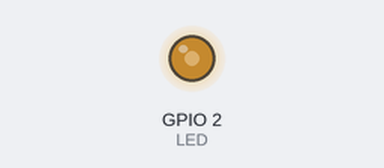
This program was run on a simulated ESP32. Parts: output pins drawn as LEDs (lit = HIGH). Nothing arrives over Bluetooth unless stated; a phone connects over Bluetooth LE 3 s after start; what the program prints to the serial monitor is not drawn.

Above: at 1.1 s.
Timing chart, 0 to 2.6 s (numbered marks = the images above):
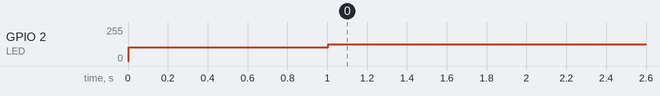

The program:

main.cpp
```cpp
// #include <rpm_tst_include.h>

/*
    Video: https://www.youtube.com/watch?v=oCMOYS71NIU
    Based on Neil Kolban example for IDF: https://github.com/nkolban/esp32-snippets/blob/master/cpp_utils/tests/BLE%20Tests/SampleNotify.cpp
    Ported to Arduino ESP32 by Evandro Copercini

   Create a BLE server that, once we receive a connection, will send periodic notifications.
   The service advertises itself as:    6E400001-B5A3-F393-E0A9-E50E24DCCA9E
   Has a characteristic of: 6E400002-B5A3-F393-E0A9-E50E24DCCA9E - used for receiving data with "WRITE"
   Has a characteristic of: 6E400003-B5A3-F393-E0A9-E50E24DCCA9E - used to send data with  "NOTIFY"

   The design of creating the BLE server is:
   1. Create a BLE Server
   2. Create a BLE Service
   3. Create a BLE Characteristic on the Service
   4. Create a BLE Descriptor on the characteristic
   5. Start the service.
   6. Start advertising.

   In this example rxValue is the data received (only accessible inside that function).
   And txValue is the data to be sent, in this example just a byte incremented every second.
*/
/*
This is an adaptation the squeezer project
*/
#include <Arduino.h>

using namespace std;

#include <seq_ESP32.h>
#define LED 2   //On Boaard LED
#define PWR_DAC1 25   //two dacs, GPIO25 and GPIO26
#define PWR_DAC0 26   //two dacs, GPIO25 and GPIO26
#define IR_sel   19   //selects IR
#define RED_sel  21   //selects RED
#define LED_out_pin   18   //selects channel for PWM out
#define LEDChannel  0 //use PWM Channel 0

int LEDfreq = 10, LEDres = 8;   //TODO for debug

void setup_LED_io(void)
{
  pinMode (IR_sel, OUTPUT);
  pinMode (RED_sel, OUTPUT);
  pinMode (LED_out_pin, OUTPUT);
  ledcAttachPin(LED_out_pin, LEDChannel);

  // task_parse.start();


  // ledcSetup(LEDChannel, LEDfreq, LEDres);
  // ledcAttachPin(LED, LEDChannel);

}


// const int LEDfreq = 40;
// const int LEDChannel = 0;
// const int LEDres = 8; //Resolution 8, 10, 12, 15

char buffer[20];

// Global variables preceded by g_
extern SeqEntry seqList[NumSeqs];     //list of up to 20?
extern Stage_Spec seq_step[2];    //[0] is RED; [1] is IR
extern uint16_t g_numbersequences;
extern Parse_Return p_ret;
extern int g_seq_n, g_step_n, g_time_scale;    //global seq and step

std::string rxValue;

// Ticker timer1(printMessage, 0, 1);
Ticker task_parse(seq_exec, 1000, MILLIS);    //interval will be change
// Ticker timer3(printCountdown, 1000, 5);
// Ticker timer4(blink, 500);
// Ticker timer5(printCountUS, 100, 0, MICROS_MICROS);


BLECharacteristic *pCharacteristic;
bool deviceConnected = false;


// See the following for generating UUIDs:
// https://www.uuidgenerator.net/

#define SERVICE_UUID           "6E400001-B5A3-F393-E0A9-E50E24DCCA9E" // UART service UUID
#define CHARACTERISTIC_UUID_RX "6E400002-B5A3-F393-E0A9-E50E24DCCA9E"
#define CHARACTERISTIC_UUID_TX "6E400003-B5A3-F393-E0A9-E50E24DCCA9E"

class MyServerCallbacks: public BLEServerCallbacks {
    void onConnect(BLEServer* pServer) {
      deviceConnected = true;
    };

    void onDisconnect(BLEServer* pServer) {
      deviceConnected = false;
    }
};

class MyCallbacks: public BLECharacteristicCallbacks {
    void onWrite(BLECharacteristic *pCharacteristic) {
      // std::string rxValue = pCharacteristic->getValue();
      rxValue = pCharacteristic->getValue();

      if (rxValue.length() > 0) {
        // cout<<"Receive: "<<rxValue.c_str()<<endl;


        // Do stuff based on the command received from the app
        if (rxValue.find("A") != -1) {
          cout<<"Turning ON!  \n";
          // digitalWrite(ledPin, HIGH);
        }
        else if (rxValue.find("B") != -1) {
          cout<< ("Turning OFF!\n");
          // digitalWrite(ledPin, LOW);
        }

        // Serial.println();
        // Serial.println("*********");
      }
    }
};

void setup() {
  Serial.begin(115200);
  using namespace std;
  defSeq();   //this loads up the sequences

  // task_parse.start();

  //seqList[0].seqnum
  Serial.println("Starting.......");
  pinMode (LED, OUTPUT);

  //on board led; testing
  ledcSetup(LEDChannel, LEDfreq, LEDres);
  ledcAttachPin(LED, LEDChannel);

  //


  // Create the BLE Device
  Serial.println("Now Set Up the BLE Device");
  BLEDevice::init("FYE LightPad (TM)"); // Give it a name
  Serial.println("After Set up BLE Device v3");

  // Create the BLE Server
  BLEServer *pServer = BLEDevice::createServer();
  pServer->setCallbacks(new MyServerCallbacks());

  // Create the BLE Service
  BLEService *pService = pServer->createService(SERVICE_UUID);

  // Create a BLE Characteristic
  pCharacteristic = pService->createCharacteristic(
                      CHARACTERISTIC_UUID_TX,
                      BLECharacteristic::PROPERTY_NOTIFY
                    );

  pCharacteristic->addDescriptor(new BLE2902());
  BLECharacteristic *pCharacteristic = pService->createCharacteristic(
                                         CHARACTERISTIC_UUID_RX,
                                         BLECharacteristic::PROPERTY_WRITE
                                       );

  pCharacteristic->setCallbacks(new MyCallbacks());

  // Start the service
  pService->start();

  // Start advertising
  pServer->getAdvertising()->start();
  cout << ("Waiting a client connection to notify...") << endl;
}

void LEDStart(int duty){
//*****for testing with on board LED
//rewrite for real deal--minor
  ledcSetup(LEDChannel, p_ret.out_freq, LEDres);
  ledcWrite(LEDChannel, duty);
//     dacWrite(DAC1, id);
//     delay(100);


}

void seq_exec () {
//if called with g_stepn = 0, no active sequence; pause

   if ((g_step_n > 0)||(g_step_n ==-1)) g_step_n = parse_exec_seq(g_seq_n,g_step_n); // parse_exec_seq returns 0 if finished
   if (g_step_n >0)
   {
     cout<<"g_step_n = "<<g_step_n<<"\t";
     LEDStart(127);   //change the 127 to macro ??
     out_p_ret(); //debug
     task_parse.interval((p_ret.out_time*1000)/g_time_scale) ;
     task_parse.start();
    }
    if (g_step_n == 0){   //just turned zero, not called if zero
      task_parse.interval(1); // call back in 1 ms; see if anything to do (i.e g+tetp_n = -1)
      LEDStart(0); //zero percent; real world set also set DAC to zero????
      // cout<<"g_step_n = "<<g_step_n<<"\t";
    }


}

void loop() {


ledcWrite(LEDChannel, 102);

g_step_n = -1;    //fake out first time
g_seq_n = 0;
task_parse.start();
while (g_step_n != 0) task_parse.update();
cout<<"fell through"<<endl;
while(1); //debug hang up

// cout<<"time since start (ms) = " <<millis();
// cout <<"\tseq num ="<<g_seq_n<<"\tseq name: " << seqList[g_seq_n].seqname<<endl;


  if (deviceConnected) {


    for (int i = 0; i <NumSeqs; i++) {
    pCharacteristic->setValue(seqList[i].seqname.c_str());
    pCharacteristic->notify(); // Send the value to the app!
    Serial.print("*** ");
    Serial.print(seqList[i].seqname.c_str());
    Serial.println(" ***");
    //scalerdg++;
    delay(500);
    }
    cout<<"\n\ntime since start (ms) = " <<millis();
    cout<<"&&&&&&&&&&&&&&&&&&&&&&&&&&&&&&&&&&&&&&&&&&&&&&&&&&&&\n\n";


    // You can add the rxValue checks down here instead
    // if you set "rxValue" as a global var at the top!
    // Note you will have to delete "std::string" declaration
    // of "rxValue" in the callback function.
//    if (rxValue.find("A") != -1) {
//      Serial.println("Turning ON!");
//      digitalWrite(LED, HIGH);
//    }
//    else if (rxValue.find("B") != -1) {
//      Serial.println("Turning OFF!");
//      digitalWrite(LED, LOW);
//    }
  }

}
```

seq_ESP32.h
```cpp
/*
 * File:   SeqFile.h
 * Author: Rich
 *
 * Created on January 11, 2017, 11:55 AM
 */

/*
 * Created on August 28, 2015, 4:16 PM
 * Modified on 14Jul16 by RPM
 * New design needs lower power range:  by 1.9/2.6 = 0.73
 * Lost the base/emitter drop =.6 +/-
 * px200= px145; px254 = px188
 * Modified again 8Feb16.  Changed order of ALT 1-3; added Relaxation & Wound.
 * Added ALT7 to ten seconds Red followed by ten seconds IR--for testing.
 * 28Jan2019--added t2300 to end of "Relaxation"
 */
/* 24Mar2020: ported to ESP_32 Project; git hereafter
*/

#ifndef SEQUENCES_H
#define	SEQUENCES_H
/*This is old bulk200
 * must have 15 entries--unless hard coded otherwise
 * Sequences is an array of pointers to string literals
 * 9Nov2017--changed sequence to not call out power.  they all use px200, the power can be adjusted
 */
//#include <string.h>
// string type array;

//  extern struct SeqEntry seqlist[20];
//  seqlist[0].

#include <iostream>
#include <vector>
#include <sstream>
#include <Ticker.h>
#include <cstring>
#include<string>

#include <BLEDevice.h>
#include <BLEServer.h>
#include <BLEUtils.h>
#include <BLE2902.h>

using namespace std;

// #include<string>

#define NumSeqs 20      //max number of sequences

void defSeq(void);
int parse_exec_seq(int step_no, int seq_step );   //returns new seq_step
void out_p_ret(void);
void init_default_profile();
void seq_exec (void) ;

int16_t  get_num (vector<string> seq, int i);  //
int16_t  get_clr (vector<string> seq, int i);

// uint16_t numbersequences;     // calculated


enum colors{RED= 0, IR=1};  //because [] starts at zero.

// Ticker task_parse(seq_exec, 1000, MILLIS);    //interval will be change

struct Stage_Spec
{
    uint16_t step_secs;         //time for profile step; up to 32K secs
    uint8_t step_power;         //power 0-255
                                //default 255
    uint16_t step_freq;          //freq 0-10000
                                //default 292
    // colors step_color;          //RED or IR
    unsigned int blink_rate;    //blink rate blinks per sec
                                //default 4 (4/sec); max = MAXBLINKTIME
    unsigned int blink_ms;      //milliseconds for blink to be ON
                                //default 100 (100 ms)
    //unsigned int blink_pwr;   //same as power; default 255
    unsigned int bsecs;         //seconds to be blinking
    // unsigned int prescale;      //prescale for ith freq
    // enum profile_states pstate;  //pstate values
//p_idle--not running anything; f_start--start Vis/IR; b_start--start blink Vis/IR
//f_run, b_run-- f is running or blink is underway;                 // 0 = not active, 1 = ready to run, 2=running
};


struct SeqEntry {
  int seqnum;
  std::string seqname; //human name--i.e Relaxation
  std::string seqdetail; //the sequence
  std::string seqcomment;  //any comment
  };

struct Parse_Return{
  uint out_time;
  uint out_freq;   //frequency for output
  int out_color;  //RED or IR
  bool is_blink;  //True is blink.
};

#endif	/* SEQUENCES_H */
```

Source omitted: FYE_SEQ.cpp (14672 bytes)

Measured:
- by itself, GPIO 2 (LED): 0/255 → 102/255 at 0.00 s, → 127/255 1.0 s later
